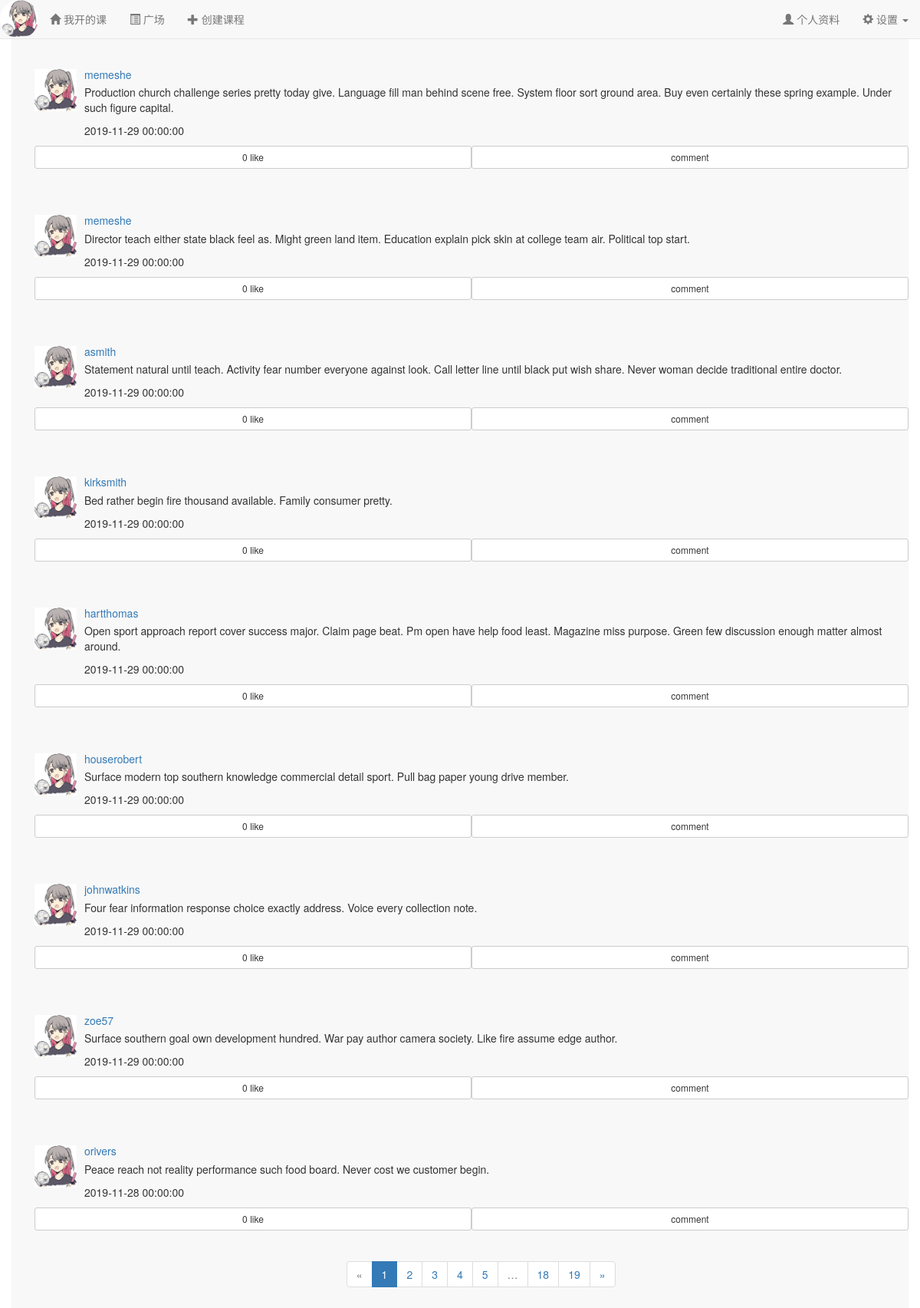
The app's page /forum/ (signed in), older data.
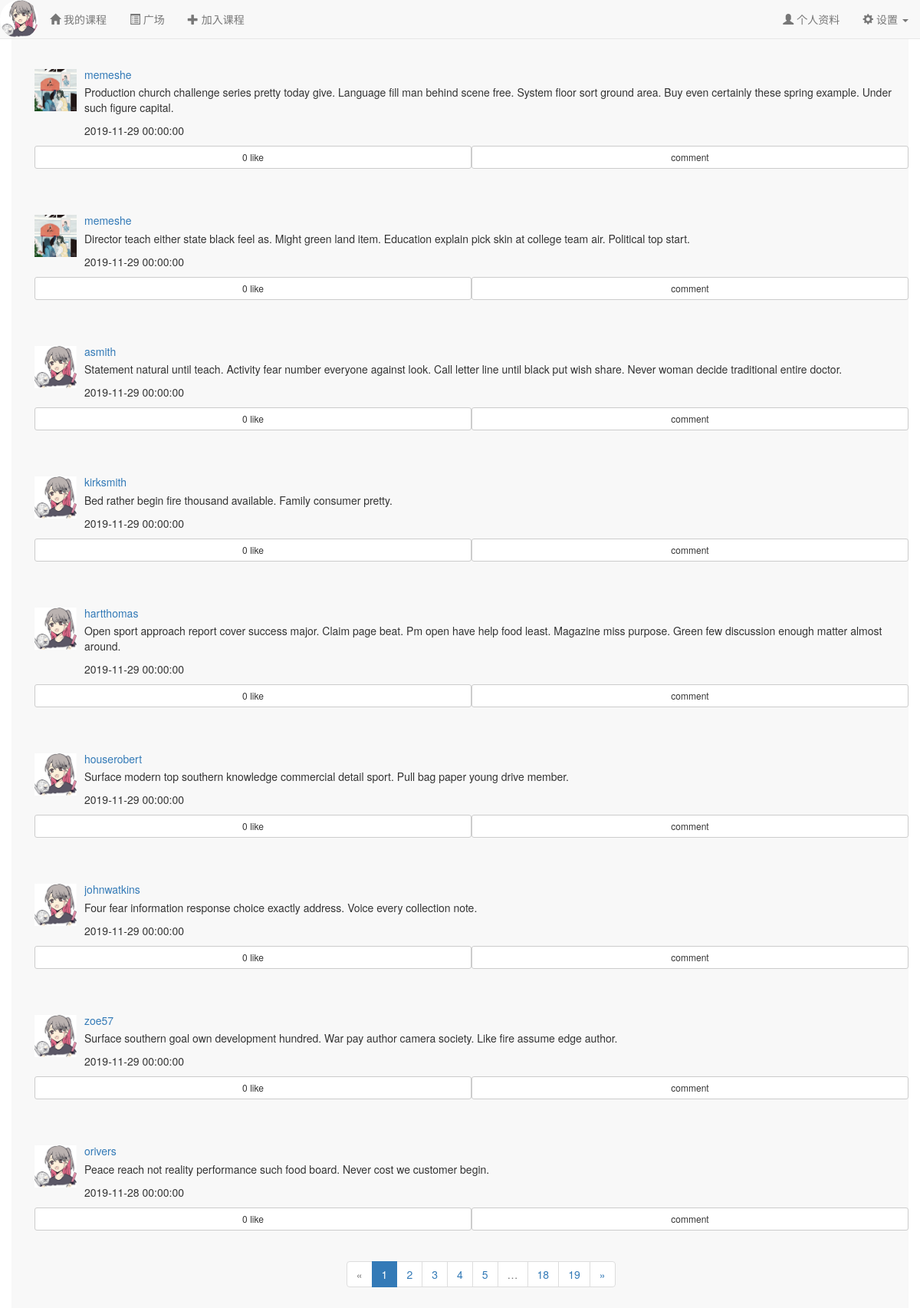
The same page, newer data.
### app/models.py (models this page shows, shortened)
class Post(db.Model):
    __tablename__ = 'posts'
    id = db.Column(db.Integer, primary_key=True)
    body = db.Column(db.Text) #动态内容
    body_html = db.Column(db.Text) #内容的html富文本形式
    timestamp = db.Column(db.DateTime, index=True, default=localtime) #动态发布的时间戳
    author_id = db.Column(db.Integer, db.ForeignKey('users.id')) #作者id
    comments = db.relationship('Comment', backref='post', lazy='dynamic') #该动态对应的评论
    like_people = db.relationship('PostLike',
                                  foreign_keys=[PostLike.post_id],
                                  backref=db.backref('post', lazy='joined'),
                                  lazy='dynamic',
                                  cascade='all, delete-orphan')

class User(UserMixin, db.Model):
    __tablename__ = 'users'
    id = db.Column(db.Integer, primary_key=True)
    name = db.Column(db.String(64)) #真实姓名(不同于用户名)
    location = db.Column(db.String(64)) #位置
    about_me = db.Column(db.Text()) #个人介绍
    member_since = db.Column(db.DateTime(), default=localtime)    #注册时间
    last_seen = db.Column(db.DateTime(), default=localtime)   #最后一次访问的时间
    email = db.Column(db.String(64), unique=True, index=True)   #电子邮箱
    nickname = db.Column(db.String(64))    #昵称
    role_id = db.Column(db.Integer, db.ForeignKey('roles.id'))  #角色id
    password_hash = db.Column(db.String(128))   #密码hash
    confirmed = db.Column(db.Boolean, default=False)    #是否已经确认账户
    headicon_url = db.Column(db.String(64)) #头像图标的url
    student = db.relationship('Student', backref='user', uselist=False) #通过Student的user字段拿到用户信息
    teacher = db.relationship('Teacher', backref='user', uselist=False) #通过Teacher的user字段拿到用户信息
    posts = db.relationship('Post', backref='author', lazy='dynamic') #该用户发布的动态
    followed = db.relationship('Follow',
                               foreign_keys=[Follow.follower_id],
                               backref=db.backref('follower', lazy='joined'),
                               lazy='dynamic',
                               cascade='all, delete-orphan')
    followers = db.relationship('Follow',
                               foreign_keys=[Follow.followed_id],
                               backref=db.backref('followed', lazy='joined'),
                               lazy='dynamic',
                               cascade='all, delete-orphan')
    comments = db.relationship('Comment', backref='author', lazy='dynamic') #该用户发表的评论
    like_posts = db.relationship('PostLike',
                                  foreign_keys=[PostLike.user_id],
                                  backref=db.backref('user', lazy='joined'),
                                  lazy='dynamic',
                                  cascade='all, delete-orphan')
    @property
    def password(self):
        raise AttributeError('Password is not a readable attribute!')
    @login_manager.user_loader
    def load_user(user_id):
        return User.query.get(int(user_id))
    def ping(self):
        self.last_seen = localtime()
        db.session.add(self)
        db.session.commit()

### app/forum/views.py (the view)
@forum.route('/')
def index():
    page = request.args.get('page', 1, type=int)
    pagination = Post.query.order_by(Post.timestamp.desc()).paginate(
        page, per_page=current_app.config['FLASKY_COURSE_PER_PAGE'],
        error_out=False)
    posts = [item for item in pagination.items]
    return render_template('forum/index.html', posts=posts, pagination=pagination)

### app/auth/views.py (called while the page is built)
@auth.before_app_request
def before_request():
    if current_user.is_authenticated:
        current_user.ping()
        if not current_user.confirmed \
                and request.endpoint \
                and request.blueprint != 'auth' \
                and request.endpoint != 'static':
            return redirect(url_for('auth.unconfirmed'))

### app/main/__init__.py (called while the page is built)
@main.app_context_processor
def inject_permissions():
    return dict(Permission=Permission)

### app/utils.py (called while the page is built)
def localtime():
    time_str = datetime.datetime.now().strftime('%Y-%m-%d %H:%M:%S')
    return datetime.datetime.strptime(time_str,"%Y-%m-%d %H:%M:%S")

### app/templates/forum/index.html (shortened to what this page needs)
{% extends "/base.html" %}
{% import "/_macros.html" as macros %}
{% block content %}
<div class="container navbar-default" style="height:100%;padding-top:30px;">
    <div class="container">
        {% for each in posts %}
        <div style="padding-top:60px;padding-bottom:30px">
            <div class="media-left">
                <a href="{{ url_for('main.user', email=each.author.email) }}"><img src="{{ url_for('static', filename=('headicon/'+each.author.headicon_url)) }}" class="media-object" style="width:55px"></a>
            </div>
            <div class="media-body">
                <a href="{{ url_for('main.user', email=each.author.email) }}"><h5 class="media-heading">{{ each.author.nickname }}</h5></a>
                {% if each.body_html %}
                    {{ each.body_html | safe }}
                {% else %}
                    {{ each.body }}
                {% endif %}
                <p>{{ each.timestamp }}</p>
            </div>
            <button id="like{{ each.id }}" onclick="like(id)" type="button" class="btn btn-default btn-sm col-xs-6">
                {% if not each.liked %}
                0
                {% else %}
                {{ each.liked }}
                {% endif %}
                like
            </button>
            <button id="comments{{ each.id }}" onclick="comments(id)" type="button" class="btn btn-default btn-sm col-xs-6">comment</button>
        </div>
        {% endfor %}
    </div>
        <div class="pagination" style="margin-left:37%">
            {{ macros.pagination_widget(pagination, 'forum.index') }}
        </div>
</div>
{% endblock %}

### app/templates/base.html (shortened to what this page needs)
{% extends "bootstrap/base.html" %}
{% block head %}
{{ super() }}
{% endblock %}
{% block navbar %}
<nav class="navbar navbar-default navbar-fixed-top" >
    <div class="container-fluid">
        <div class="navbar-header">
            <div class="navbar-brand" style="padding:1%">
                <a href="{{ url_for('main.user', email=current_user.email) }}">
                    <img src="{{ url_for('static', filename='headicon/'+current_user.headicon_url) }}" class="img-circle" style="height:100%;" />
                </a>
            </div>
        </div>
        <div class="collapse navbar-collapse" id="navbar-collapse">
            <ul class="nav navbar-nav">
                <li><a href="{{ url_for('course.index') }}"><span class="glyphicon glyphicon-home"></span>&nbsp;{% if current_user.role.name == 'Student' %}我的课程{% else %}我开的课{% endif %}</a></li>
                <li><a href="{{ url_for('forum.index') }}"><span class="glyphicon glyphicon-list-alt"></span>&nbsp;广场</a></li>
                <li><a href="{{ url_for('course.join_course') }}"><span class="glyphicon glyphicon-plus"></span>&nbsp;{% if current_user.role.name == 'Student' %}加入课程{% else %}创建课程{% endif %}</a></li>
            </ul>
            <ul class="nav navbar-nav navbar-right ">
                <li>
                    <a href="{{ url_for('main.user', email=current_user.email) }}">
                        <span class="glyphicon glyphicon-user"></span>
                        个人资料
                    </a>
                </li>
                <li class="dropdown">
                    <a class="dropdown-toggle" data-toggle="dropdown" href="#">
                        <span class="glyphicon glyphicon-cog"></span>&nbsp;设置
                        <b class="caret"></b>
                    </a>
                </li>
            </ul>
        </div>
    </div>
</nav>
{% endblock %}

Row changes from the older to the newer data that the page shows:
changed through a linked row, Post (number 1 of 9 on the later page): headicon_url: picture added in place of a placeholder
changed through a linked row, Post (number 2 of 9 on the later page): headicon_url: picture added in place of a placeholder
Text that changed along with them:
text no longer shown: "我开的课 创建课程"
text now shown: "我的课程 加入课程"
